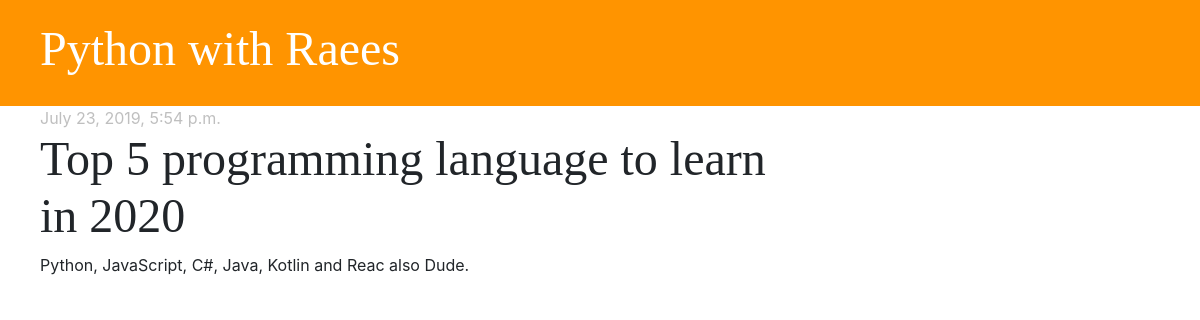
The app's page /post/2/ with its own data.
### blog/models.py (models this page shows, shortened)
class Post(models.Model):
    author         = models.ForeignKey('auth.User', on_delete=models.CASCADE)
    title          = models.CharField(max_length=200)
    body           = models.TextField()
    created_date   = models.DateTimeField(default=timezone.now)
    published_date = models.DateTimeField(blank=True, null=True)

### blog/views.py (the view)
# urls.py: path('post/<int:pk>/', views.post_detail, name='post_detail'),
def post_detail(request, pk):
    post = get_object_or_404(Post, pk=pk)
    stuff_for_frontend = {'post': post}
    return render(request, 'blog/post_detail.html', stuff_for_frontend)

### blog/templates/blog/post_detail.html (shortened to what this page needs)
{% extends 'blog/base.html' %}
{% block content %}
    <div class="row">
        <div class="post">
            {% if post.published_date %}
            <div class="date">
                {{ post.published_date }}
            </div>
        {% endif %}
        <h2>{{ post.title }}</h2>
        <p>{{ post.body|linebreaksbr }}</p>
        </div>
    </div>
{% endblock %}

### blog/static/css/blog.css (style rules this page uses)
h1, h2, h3, h4 { font-family: 'Permanent Marker', cursive; font-size: 48px; }
.date { color: #82828282; }
.post { margin-bottom: 70px; }

### records on screen
Post: published_date "July 23, 2019, 5:54 p.m.", title "Top 5 programming language to learn in 2020", body "Python, JavaScript, C#, Java, Kotlin and Reac also Dude."
